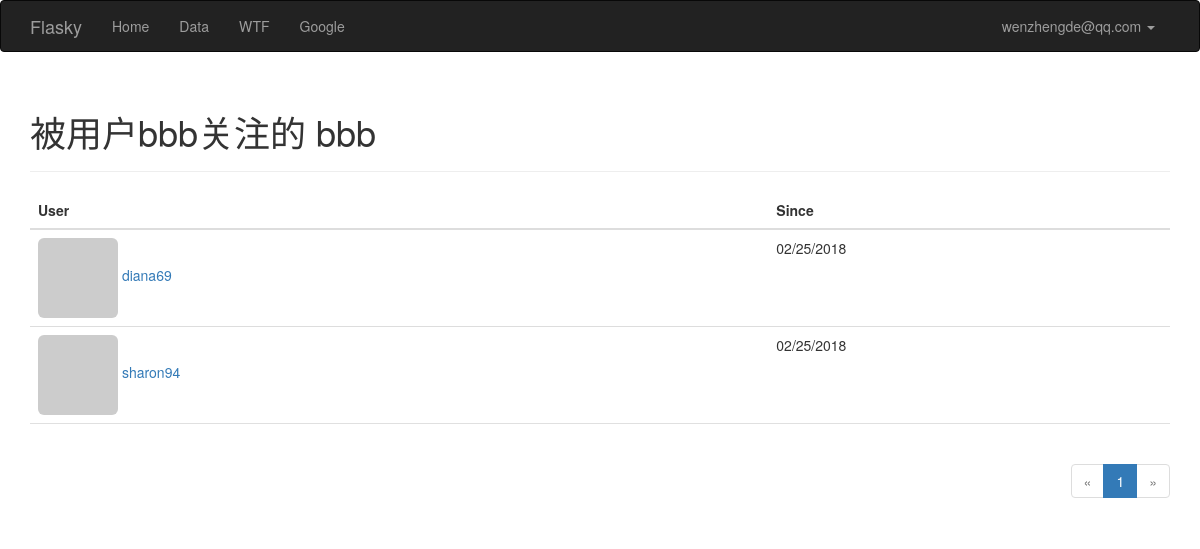
The app's page /followed-by/bbb (signed in) with its own data.
### app/models.py (models this page shows, shortened)
class User(UserMixin,db.Model):
    __tablename__ = 'users'
    id = db.Column(db.Integer, primary_key=True)
    email = db.Column(db.String(64),unique=True,index=True)
    username = db.Column(db.String(64), unique=True, index=True)
    password_hash = db.Column(db.String(128))
    role_id = db.Column(db.Integer, db.ForeignKey('roles.id'))
    confirmed = db.Column(db.Boolean,default=False)
    name = db.Column(db.String(64))
    location = db.Column(db.String(64))
    about_me = db.Column(db.Text())
    member_since = db.Column(db.DateTime(),default=datetime.utcnow)
    last_seen = db.Column(db.DateTime(),default=datetime.utcnow)
    avatar_hash = db.Column(db.String(32))
    posts = db.relationship('Post',backref='author',lazy='dynamic')
    test1 = db.Column(db.String(32))
    followed = db.relationship('Follow',
                               foreign_keys=[Follow.follower_id],
                               backref=db.backref('follower',lazy='joined'),
                               lazy='dynamic',
                               cascade = 'all,delete-orphan')
    followers = db.relationship('Follow',
                               foreign_keys=[Follow.followed_id],
                               backref=db.backref('followed',lazy='joined'),
                               lazy='dynamic',
                               cascade='all,delete-orphan')
    def ping(self):
        self.last_seen = datetime.utcnow()
        db.session.add(self)
    @property
    def password(self):
        raise AttributeError('password is not a readable attribute')
    def gravatar(self,size=100,default='identicon',rating='g'):
        if request.is_secure:
            url = 'https://secure.gravatar.com/avatar'
        else:
            url = 'http://www.gravatar.com/avatar'
        hash = self.avatar_hash
        return '{url}/{hash}?s={size}&d={default}&r={rating}'.format(url=url,hash=hash,size=size,default=default,rating=rating)

class Follow(db.Model):
    __tablename__ = 'follows'
    follower_id = db.Column(db.Integer,db.ForeignKey('users.id'),
                            primary_key=True)
    followed_id = db.Column(db.Integer,db.ForeignKey('users.id'),
                            primary_key=True)
    timestamp = db.Column(db.DateTime,default=datetime.utcnow)

### app/main/views.py (the view)
@main.route('/followed-by/<username>')
def followed_by(username):
    user = User.query.filter_by(username=username).first()
    if user is None:
        flash('用户信息有误，返回主页')
        return redirect(url_for('.index'))
    page = request.args.get('page',1,type=int)
    pagination = user.followed.paginate(
        page,per_page=current_app.config['FLASKY_FOLLOWERS_PER_PAGE'],
        error_out=False
    )
    follows = [{'user': item.followed,'timestamp':item.timestamp}
               for item in pagination.items]
    return render_template('followers.html',user=user,title="被用户%s关注的" %username,
                           endpoint='.followed_by',pagination=pagination,follows=follows)

### app/auth/views.py (called while the page is built)
@auth.before_app_request
def before_request():
    if current_user.is_authenticated:
        current_user.ping()
        if not current_user.confirmed and request.endpoint[:5] !='auth.':
            return  redirect(url_for('auth.unconfirmed'))

### app/main/__init__.py (called while the page is built)
@main.app_context_processor
def inject_permissions():
    return dict(Permission=Permission)

### app/models.py (called while the page is built)
@login_manager.user_loader
def load_user(user_id):
    return User.query.get(int(user_id))

### app/templates/followers.html (shortened to what this page needs)
{% extends "base.html" %}
{% import "_macros.html" as macros %}
{% block page_content %}
<div class="page-header">
    <h1>{{ title }} {{ user.username }}</h1>
</div>
<table class="table table-hover followers">
    <thead><tr><th>User</th><th>Since</th></tr></thead>
    {% for follow in follows %}
    <tr>
        <td>
            <a href="{{ url_for('.user', username = follow.user.username) }}">
                <img class="img-rounded" src="{{ follow.user.gravatar(size=32) }}">
                {{ follow.user.username }}
            </a>
        </td>
        <td>{{ moment(follow.timestamp).format('L') }}</td>
    </tr>
    {% endfor %}
</table>
<div class="pagination">
    {{ macros.pagination_widget(pagination, endpoint, username = user.username) }}
</div>
{% endblock %}

### app/templates/base.html (shortened to what this page needs)
{% extends "bootstrap/base.html" %}
{% block head %}
{{ super() }}
    <link rel="stylesheet" type="text/css" href="{{ url_for('static', filename='styles.css') }}">
{% endblock %}
{% block navbar %}
<div class="navbar navbar-inverse" role="navigation">
    <div class="container">
        <div class="navbar-header">
            <a class="navbar-brand" href="/">Flasky</a>
        </div>
        <div class="navbar-collapse collapse">
            <ul class="nav navbar-nav">
                <li><a href="/">Home</a></li>
                <li><a href="/data">Data</a></li>
                <li><a href="/wtf">WTF</a></li>
                <li><a href="/redirect">Google</a></li>
            </ul>
            <ul class="nav navbar-nav navbar-right">
                {% if current_user.is_authenticated %}
                    <li class="dropdown">
                        <a href="#" class="dropdown-toggle" data-toggle="dropdown">{{ current_user.email }} <b class="caret"></b></a>
                    </li>
                {% else %}
                    <li><a href="{{ url_for('auth.login') }}">登陆</a></li>
                {% endif %}
        </div>
    </div>
</div>
{% endblock %}
{% block content %}
<div class="container">
    {% block page_content %}{% endblock %}
</div>
{% endblock %}

### app/static/styles.css (style rules this page uses)
div.pagination { width: 100%; text-align: right; padding: 0px; margin: 0px; }
.table.followers tr { border-bottom: 1px solid #e0e0e0; }

### records on screen
User: email "wenzhengde@qq.com", username "bbb"
User: user.username "diana69"
Follow: timestamp "02/25/2018"
User: user.username "sharon94"
Follow: timestamp "02/25/2018"

### other values on screen
{{ title }} "被用户bbb关注的"
{{ p }} "1"
